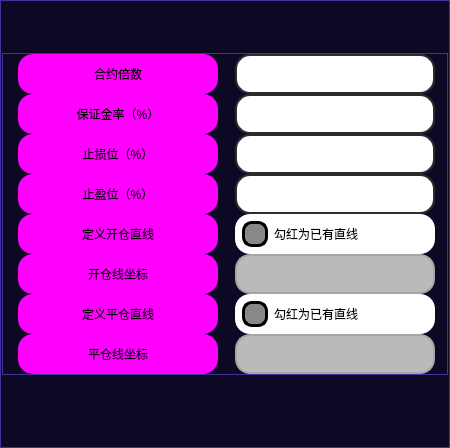
          <widget class="QFrame" name="frame_36">
           <property name="sizePolicy">
            <sizepolicy hsizetype="Expanding" vsizetype="Preferred">
             <horstretch>0</horstretch>
             <verstretch>0</verstretch>
            </sizepolicy>
           </property>
           <property name="minimumSize">
            <size>
             <width>450</width>
             <height>0</height>
            </size>
           </property>
           <property name="maximumSize">
            <size>
             <width>450</width>
             <height>16777215</height>
            </size>
           </property>
           <property name="styleSheet">
            <string notr="true">QFrame {
	background-color: rgb(13, 9, 36);
	border: 1px solid rgb(65, 51, 156);
}
QFrame:hover {
	border: 2px solid rgb(255, 85, 0);
}</string>
           </property>
           <property name="frameShape">
            <enum>QFrame::StyledPanel</enum>
           </property>
           <property name="frameShadow">
            <enum>QFrame::Raised</enum>
           </property>
           <layout class="QVBoxLayout" name="verticalLayout_20">
            <property name="spacing">
             <number>1</number>
            </property>
            <property name="leftMargin">
             <number>1</number>
            </property>
            <property name="topMargin">
             <number>1</number>
            </property>
            <property name="rightMargin">
             <number>1</number>
            </property>
            <property name="bottomMargin">
             <number>1</number>
            </property>
            <item>
             <widget class="QFrame" name="frame_16">
              <property name="minimumSize">
               <size>
                <width>0</width>
                <height>50</height>
               </size>
              </property>
              <property name="styleSheet">
               <string notr="true">border: none;</string>
              </property>
              <property name="frameShape">
               <enum>QFrame::StyledPanel</enum>
              </property>
              <property name="frameShadow">
               <enum>QFrame::Raised</enum>
              </property>
             </widget>
            </item>
            <item>
             <widget class="QFrame" name="frame_23">
              <property name="styleSheet">
               <string notr="true">QFrame {
	border: 1px solid rgb(65, 51, 156);
}
QFrame:hover {
	border: 1px solid rgb(65, 51, 156);
}</string>
              </property>
              <property name="frameShape">
               <enum>QFrame::StyledPanel</enum>
              </property>
              <property name="frameShadow">
               <enum>QFrame::Raised</enum>
              </property>
              <layout class="QHBoxLayout" name="horizontalLayout_5">
               <property name="spacing">
                <number>15</number>
               </property>
               <property name="leftMargin">
                <number>15</number>
               </property>
               <property name="topMargin">
                <number>0</number>
               </property>
               <property name="rightMargin">
                <number>10</number>
               </property>
               <property name="bottomMargin">
                <number>0</number>
               </property>
               <item>
                <widget class="QFrame" name="upper_left_5">
                 <property name="sizePolicy">
                  <sizepolicy hsizetype="Minimum" vsizetype="Expanding">
                   <horstretch>0</horstretch>
                   <verstretch>0</verstretch>
                  </sizepolicy>
                 </property>
                 <property name="minimumSize">
                  <size>
                   <width>205</width>
                   <height>0</height>
                  </size>
                 </property>
                 <property name="maximumSize">
                  <size>
                   <width>205</width>
                   <height>1000</height>
                  </size>
                 </property>
                 <property name="styleSheet">
                  <string notr="true">border:none</string>
                 </property>
                 <property name="frameShape">
                  <enum>QFrame::StyledPanel</enum>
                 </property>
                 <property name="frameShadow">
                  <enum>QFrame::Raised</enum>
                 </property>
                 <layout class="QVBoxLayout" name="verticalLayout_52">
                  <property name="spacing">
                   <number>0</number>
                  </property>
                  <property name="leftMargin">
                   <number>0</number>
                  </property>
                  <property name="topMargin">
                   <number>0</number>
                  </property>
                  <property name="rightMargin">
                   <number>0</number>
                  </property>
                  <property name="bottomMargin">
                   <number>0</number>
                  </property>
                  <item>
                   <widget class="QLabel" name="label_contract_multiples">
                    <property name="minimumSize">
                     <size>
                      <width>200</width>
                      <height>40</height>
                     </size>
                    </property>
                    <property name="maximumSize">
                     <size>
                      <width>200</width>
                      <height>40</height>
                     </size>
                    </property>
                    <property name="styleSheet">
                     <string notr="true">QLabel {
	font: 700 18pt &quot;等线&quot;;
	background-color: rgb(255, 0, 255);
	border-radius: 15px;
}

QLabel:hover{
	border: 3px solid rgb(0, 255, 0);
}
QLabel:disabled{
	color: rgb(0, 0, 0);
	border-color: rgb(166, 166, 166);
    background-color: rgb(186, 186, 186);
}</string>
                    </property>
                    <property name="text">
                     <string>合约倍数</string>
                    </property>
                    <property name="alignment">
                     <set>Qt::AlignCenter</set>
                    </property>
                    <property name="buddy">
                     <cstring>contract_multiples</cstring>
                    </property>
                   </widget>
                  </item>
                  <item>
                   <widget class="QLabel" name="label_margin_rate">
                    <property name="minimumSize">
                     <size>
                      <width>200</width>
                      <height>40</height>
                     </size>
                    </property>
                    <property name="maximumSize">
                     <size>
                      <width>200</width>
                      <height>40</height>
                     </size>
                    </property>
                    <property name="styleSheet">
                     <string notr="true">QLabel {
	font: 700 18pt &quot;等线&quot;;
	background-color: rgb(255, 0, 255);
	border-radius: 15px;
}

QLabel:hover{
	border: 3px solid rgb(0, 255, 0);
}
QLabel:disabled{
	color: rgb(0, 0, 0);
	border-color: rgb(166, 166, 166);
    background-color: rgb(186, 186, 186);
}</string>
                    </property>
                    <property name="text">
                     <string>保证金率（%）</string>
                    </property>
                    <property name="alignment">
                     <set>Qt::AlignCenter</set>
                    </property>
                    <property name="buddy">
                     <cstring>margin_rate</cstring>
                    </property>
                   </widget>
                  </item>
                  <item>
                   <widget class="QLabel" name="label_stop_loss">
                    <property name="minimumSize">
                     <size>
                      <width>200</width>
                      <height>40</height>
                     </size>
                    </property>
                    <property name="maximumSize">
                     <size>
                      <width>200</width>
                      <height>40</height>
                     </size>
                    </property>
                    <property name="styleSheet">
                     <string notr="true">QLabel {
	font: 700 18pt &quot;等线&quot;;
	background-color: rgb(255, 0, 255);
	border-radius: 15px;
}

QLabel:hover{
	border: 3px solid rgb(0, 255, 0);
}
QLabel:disabled{
	color: rgb(0, 0, 0);
	border-color: rgb(166, 166, 166);
    background-color: rgb(186, 186, 186);
}</string>
                    </property>
                    <property name="text">
                     <string>止损位（%）</string>
                    </property>
                    <property name="alignment">
                     <set>Qt::AlignCenter</set>
                    </property>
                    <property name="buddy">
                     <cstring>stop_loss</cstring>
                    </property>
                   </widget>
                  </item>
                  <item>
                   <widget class="QLabel" name="label_stop_profit">
                    <property name="minimumSize">
                     <size>
                      <width>200</width>
                      <height>40</height>
                     </size>
                    </property>
                    <property name="maximumSize">
                     <size>
                      <width>200</width>
                      <height>40</height>
                     </size>
                    </property>
                    <property name="styleSheet">
                     <string notr="true">QLabel {
	font: 700 18pt &quot;等线&quot;;
	background-color: rgb(255, 0, 255);
	border-radius: 15px;
}

QLabel:hover{
	border: 3px solid rgb(0, 255, 0);
}
QLabel:disabled{
	color: rgb(0, 0, 0);
	border-color: rgb(166, 166, 166);
    background-color: rgb(186, 186, 186);
}</string>
                    </property>
                    <property name="text">
                     <string>止盈位（%）</string>
                    </property>
                    <property name="alignment">
                     <set>Qt::AlignCenter</set>
                    </property>
                    <property name="buddy">
                     <cstring>stop_profit</cstring>
                    </property>
                   </widget>
                  </item>
                  <item>
                   <widget class="QLabel" name="lable_whether_open_line">
                    <property name="minimumSize">
                     <size>
                      <width>200</width>
                      <height>40</height>
                     </size>
                    </property>
                    <property name="maximumSize">
                     <size>
                      <width>200</width>
                      <height>40</height>
                     </size>
                    </property>
                    <property name="styleSheet">
                     <string notr="true">QLabel {
	font: 700 18pt &quot;等线&quot;;
	background-color: rgb(255, 0, 255);
	border-radius: 15px;
}

QLabel:hover{
	border: 3px solid rgb(0, 255, 0);
}
QLabel:disabled{
	color: rgb(0, 0, 0);
	border-color: rgb(166, 166, 166);
    background-color: rgb(186, 186, 186);
}</string>
                    </property>
                    <property name="text">
                     <string>定义开仓直线</string>
                    </property>
                    <property name="alignment">
                     <set>Qt::AlignCenter</set>
                    </property>
                   </widget>
                  </item>
                  <item>
                   <widget class="QLabel" name="label_open_line_Coordinates">
                    <property name="minimumSize">
                     <size>
                      <width>200</width>
                      <height>40</height>
                     </size>
                    </property>
                    <property name="maximumSize">
                     <size>
                      <width>200</width>
                      <height>40</height>
                     </size>
                    </property>
                    <property name="styleSheet">
                     <string notr="true">QLabel {
	font: 700 18pt &quot;等线&quot;;
	background-color: rgb(255, 0, 255);
	border-radius: 15px;
}

QLabel:hover{
	border: 3px solid rgb(0, 255, 0);
}
QLabel:disabled{
	color: rgb(0, 0, 0);
	border-color: rgb(166, 166, 166);
    background-color: rgb(186, 186, 186);
}</string>
                    </property>
                    <property name="text">
                     <string>开仓线坐标</string>
                    </property>
                    <property name="alignment">
                     <set>Qt::AlignCenter</set>
                    </property>
                    <property name="buddy">
                     <cstring>open_line_Coordinates</cstring>
                    </property>
                   </widget>
                  </item>
                  <item>
                   <widget class="QLabel" name="label_whether_close_line">
                    <property name="minimumSize">
                     <size>
                      <width>200</width>
                      <height>40</height>
                     </size>
                    </property>
                    <property name="maximumSize">
                     <size>
                      <width>200</width>
                      <height>40</height>
                     </size>
                    </property>
                    <property name="styleSheet">
                     <string notr="true">QLabel {
	font: 700 18pt &quot;等线&quot;;
	background-color: rgb(255, 0, 255);
	border-radius: 15px;
}

QLabel:hover{
	border: 3px solid rgb(0, 255, 0);
}
QLabel:disabled{
	color: rgb(0, 0, 0);
	border-color: rgb(166, 166, 166);
    background-color: rgb(186, 186, 186);
}</string>
                    </property>
                    <property name="text">
                     <string>定义平仓直线</string>
                    </property>
                    <property name="alignment">
                     <set>Qt::AlignCenter</set>
                    </property>
                   </widget>
                  </item>
                  <item>
                   <widget class="QLabel" name="label_close_line_Coordinates">
                    <property name="minimumSize">
                     <size>
                      <width>200</width>
                      <height>40</height>
                     </size>
                    </property>
                    <property name="maximumSize">
                     <size>
                      <width>200</width>
                      <height>40</height>
                     </size>
                    </property>
                    <property name="styleSheet">
                     <string notr="true">QLabel {
	font: 700 18pt &quot;等线&quot;;
	background-color: rgb(255, 0, 255);
	border-radius: 15px;
}

QLabel:hover{
	border: 3px solid rgb(0, 255, 0);
}
QLabel:disabled{
	color: rgb(0, 0, 0);
	border-color: rgb(166, 166, 166);
    background-color: rgb(186, 186, 186);
}</string>
                    </property>
                    <property name="text">
                     <string>平仓线坐标</string>
                    </property>
                    <property name="alignment">
                     <set>Qt::AlignCenter</set>
                    </property>
                    <property name="buddy">
                     <cstring>close_line_Coordinates</cstring>
                    </property>
                   </widget>
                  </item>
                 </layout>
                </widget>
               </item>
               <item>
                <widget class="QFrame" name="upper_right_5">
                 <property name="sizePolicy">
                  <sizepolicy hsizetype="Minimum" vsizetype="Expanding">
                   <horstretch>0</horstretch>
                   <verstretch>0</verstretch>
                  </sizepolicy>
                 </property>
                 <property name="minimumSize">
                  <size>
                   <width>205</width>
                   <height>0</height>
                  </size>
                 </property>
                 <property name="maximumSize">
                  <size>
                   <width>205</width>
                   <height>1000</height>
                  </size>
                 </property>
                 <property name="styleSheet">
                  <string notr="true">border:none</string>
                 </property>
                 <property name="frameShape">
                  <enum>QFrame::StyledPanel</enum>
                 </property>
                 <property name="frameShadow">
                  <enum>QFrame::Raised</enum>
                 </property>
                 <layout class="QVBoxLayout" name="verticalLayout_41">
                  <property name="spacing">
                   <number>0</number>
                  </property>
                  <property name="leftMargin">
                   <number>0</number>
                  </property>
                  <property name="topMargin">
                   <number>0</number>
                  </property>
                  <property name="rightMargin">
                   <number>0</number>
                  </property>
                  <property name="bottomMargin">
                   <number>0</number>
                  </property>
                  <item>
                   <widget class="QLineEdit" name="contract_multiples">
                    <property name="minimumSize">
                     <size>
                      <width>200</width>
                      <height>40</height>
                     </size>
                    </property>
                    <property name="maximumSize">
                     <size>
                      <width>200</width>
                      <height>40</height>
                     </size>
                    </property>
                    <property name="styleSheet">
                     <string notr="true">QLineEdit {
	border: 2px solid rgb(45, 45, 45);
	border-radius: 15px;
	padding: 5px;
	background-color: rgb(255, 255, 255);	
	color: rgb(0, 0, 0);
	font: 700 18pt &quot;等线&quot;;
}
QLineEdit:hover {
	border: 3px solid rgb(255, 85, 0);
}
QLineEdit:focus {
	border: 3px solid rgb(255, 85, 0);
	color: rgb(255, 0, 0);
}
QLineEdit:disabled{
	color: rgb(0, 0, 0);
	border-color: rgb(166, 166, 166);
    background-color: rgb(186, 186, 186);
}</string>
                    </property>
                    <property name="text">
                     <string/>
                    </property>
                   </widget>
                  </item>
                  <item>
                   <widget class="QLineEdit" name="margin_rate">
                    <property name="minimumSize">
                     <size>
                      <width>200</width>
                      <height>40</height>
                     </size>
                    </property>
                    <property name="maximumSize">
                     <size>
                      <width>200</width>
                      <height>40</height>
                     </size>
                    </property>
                    <property name="styleSheet">
                     <string notr="true">QLineEdit {
	border: 2px solid rgb(45, 45, 45);
	border-radius: 15px;
	padding: 5px;
	background-color: rgb(255, 255, 255);	
	color: rgb(0, 0, 0);
	font: 700 18pt &quot;等线&quot;;
}
QLineEdit:hover {
	border: 3px solid rgb(255, 85, 0);
}
QLineEdit:focus {
	border: 3px solid rgb(255, 85, 0);
	color: rgb(255, 0, 0);
}
QLineEdit:disabled{
	color: rgb(0, 0, 0);
	border-color: rgb(166, 166, 166);
    background-color: rgb(186, 186, 186);
}</string>
                    </property>
                    <property name="text">
                     <string/>
                    </property>
                   </widget>
                  </item>
                  <item>
                   <widget class="QLineEdit" name="stop_loss">
                    <property name="minimumSize">
                     <size>
                      <width>200</width>
                      <height>40</height>
                     </size>
                    </property>
                    <property name="maximumSize">
                     <size>
                      <width>200</width>
                      <height>40</height>
                     </size>
                    </property>
                    <property name="styleSheet">
                     <string notr="true">QLineEdit {
	border: 2px solid rgb(45, 45, 45);
	border-radius: 15px;
	padding: 5px;
	background-color: rgb(255, 255, 255);	
	color: rgb(0, 0, 0);
	font: 700 18pt &quot;等线&quot;;
}
QLineEdit:hover {
	border: 3px solid rgb(255, 85, 0);
}
QLineEdit:focus {
	border: 3px solid rgb(255, 85, 0);
	color: rgb(255, 0, 0);
}
QLineEdit:disabled{
	color: rgb(0, 0, 0);
	border-color: rgb(166, 166, 166);
    background-color: rgb(186, 186, 186);
}</string>
                    </property>
                   </widget>
                  </item>
                  <item>
                   <widget class="QLineEdit" name="stop_profit">
                    <property name="minimumSize">
                     <size>
                      <width>200</width>
                      <height>40</height>
                     </size>
                    </property>
                    <property name="maximumSize">
                     <size>
                      <width>200</width>
                      <height>40</height>
                     </size>
                    </property>
                    <property name="styleSheet">
                     <string notr="true">QLineEdit {
	border: 2px solid rgb(45, 45, 45);
	border-radius: 15px;
	padding: 5px;
	background-color: rgb(255, 255, 255);	
	color: rgb(0, 0, 0);
	font: 700 18pt &quot;等线&quot;;
}
QLineEdit:hover {
	border: 3px solid rgb(255, 85, 0);
}
QLineEdit:focus {
	border: 3px solid rgb(255, 85, 0);
	color: rgb(255, 0, 0);
}
QLineEdit:disabled{
	color: rgb(0, 0, 0);
	border-color: rgb(166, 166, 166);
    background-color: rgb(186, 186, 186);
}</string>
                    </property>
                   </widget>
                  </item>
                  <item>
                   <widget class="QCheckBox" name="checkBox_whether_open_line">
                    <property name="minimumSize">
                     <size>
                      <width>200</width>
                      <height>40</height>
                     </size>
                    </property>
                    <property name="maximumSize">
                     <size>
                      <width>200</width>
                      <height>40</height>
                     </size>
                    </property>
                    <property name="styleSheet">
                     <string notr="true">QCheckBox{	
	background-color: rgb(255, 255, 255);
	font: 700 16pt &quot;等线&quot;;
	border-radius: 15px;
	padding:3px 3px 3px 7px;
}
QCheckBox:hover {
	border: 3px solid rgb(255, 85, 0);
}
QCheckBox::indicator {
    width: 20px;
    height: 20px;
    border-radius:10px;
}
 
QCheckBox::indicator:checked {
    background-color:rgb(255, 0, 0);
    border: 3px solid rgb(255, 0, 255);
}
 
QCheckBox::indicator:unchecked {
    background-color:rgb(136, 136, 136);
    border:3px solid black;
}
QCheckBox:disabled{
	color: rgb(0, 0, 0);
	border-color: rgb(166, 166, 166);
    background-color: rgb(186, 186, 186);
}</string>
                    </property>
                    <property name="text">
                     <string>勾红为已有直线</string>
                    </property>
                    <property name="checked">
                     <bool>false</bool>
                    </property>
                   </widget>
                  </item>
                  <item>
                   <widget class="QLineEdit" name="open_line_Coordinates">
                    <property name="enabled">
                     <bool>false</bool>
                    </property>
                    <property name="minimumSize">
                     <size>
                      <width>200</width>
                      <height>40</height>
                     </size>
                    </property>
                    <property name="maximumSize">
                     <size>
                      <width>200</width>
                      <height>40</height>
                     </size>
                    </property>
                    <property name="styleSheet">
                     <string notr="true">QLineEdit {
	border: 2px solid rgb(45, 45, 45);
	border-radius: 15px;
	padding: 5px;
	background-color: rgb(255, 255, 255);	
	color: rgb(0, 0, 0);
	font: 700 18pt &quot;等线&quot;;
}
QLineEdit:hover {
	border: 3px solid rgb(255, 85, 0);
}
QLineEdit:focus {
	border: 3px solid rgb(255, 85, 0);
	color: rgb(255, 0, 0);
}
QLineEdit:disabled{
	color: rgb(0, 0, 0);
	border-color: rgb(166, 166, 166);
    background-color: rgb(186, 186, 186);
}</string>
                    </property>
                   </widget>
                  </item>
                  <item>
                   <widget class="QCheckBox" name="checkBox_whether_close_line">
                    <property name="minimumSize">
                     <size>
                      <width>200</width>
                      <height>40</height>
                     </size>
                    </property>
                    <property name="maximumSize">
                     <size>
                      <width>200</width>
                      <height>40</height>
                     </size>
                    </property>
                    <property name="styleSheet">
                     <string notr="true">QCheckBox{	
	background-color: rgb(255, 255, 255);
	font: 700 16pt &quot;等线&quot;;
	border-radius: 15px;
	padding:3px 3px 3px 7px;
}
QCheckBox:hover {
	border: 3px solid rgb(255, 85, 0);
}
QCheckBox::indicator {
    width: 20px;
    height: 20px;
    border-radius:10px;
}
 
QCheckBox::indicator:checked {
    background-color:rgb(255, 0, 0);
    border: 3px solid rgb(255, 0, 255);
}
 
QCheckBox::indicator:unchecked {
    background-color:rgb(136, 136, 136);
    border:3px solid black;
}
QCheckBox:disabled{
	color: rgb(0, 0, 0);
	border-color: rgb(166, 166, 166);
    background-color: rgb(186, 186, 186);
}</string>
                    </property>
                    <property name="text">
                     <string>勾红为已有直线</string>
                    </property>
                   </widget>
                  </item>
                  <item>
                   <widget class="QLineEdit" name="close_line_Coordinates">
                    <property name="enabled">
                     <bool>false</bool>
                    </property>
                    <property name="minimumSize">
                     <size>
                      <width>200</width>
                      <height>40</height>
                     </size>
                    </property>
                    <property name="maximumSize">
                     <size>
                      <width>200</width>
                      <height>40</height>
                     </size>
                    </property>
                    <property name="styleSheet">
                     <string notr="true">QLineEdit {
	border: 2px solid rgb(45, 45, 45);
	border-radius: 15px;
	padding: 5px;
	background-color: rgb(255, 255, 255);	
	color: rgb(0, 0, 0);
	font: 700 18pt &quot;等线&quot;;
}
QLineEdit:hover {
	border: 3px solid rgb(255, 85, 0);
}
QLineEdit:focus {
	border: 3px solid rgb(255, 85, 0);
	color: rgb(255, 0, 0);
}
QLineEdit:disabled{
	color: rgb(0, 0, 0);
	border-color: rgb(166, 166, 166);
    background-color: rgb(186, 186, 186);
}</string>
                    </property>
                   </widget>
                  </item>
                 </layout>
                </widget>
               </item>
              </layout>
             </widget>
            </item>
            <item>
             <widget class="QFrame" name="frame_59">
              <property name="minimumSize">
               <size>
                <width>0</width>
                <height>70</height>
               </size>
              </property>
              <property name="maximumSize">
               <size>
                <width>16777215</width>
                <height>100</height>
               </size>
              </property>
              <property name="styleSheet">
               <string notr="true">QFrame {
	border: none;
}
</string>
              </property>
              <property name="frameShape">
               <enum>QFrame::StyledPanel</enum>
              </property>
              <property name="frameShadow">
               <enum>QFrame::Raised</enum>
              </property>
              <layout class="QHBoxLayout" name="horizontalLayout_31">
               <property name="spacing">
                <number>0</number>
               </property>
               <property name="leftMargin">
                <number>0</number>
               </property>
               <property name="topMargin">
                <number>20</number>
               </property>
               <property name="rightMargin">
                <number>0</number>
               </property>
               <property name="bottomMargin">
                <number>10</number>
               </property>
              </layout>
             </widget>
            </item>
           </layout>
          </widget>
